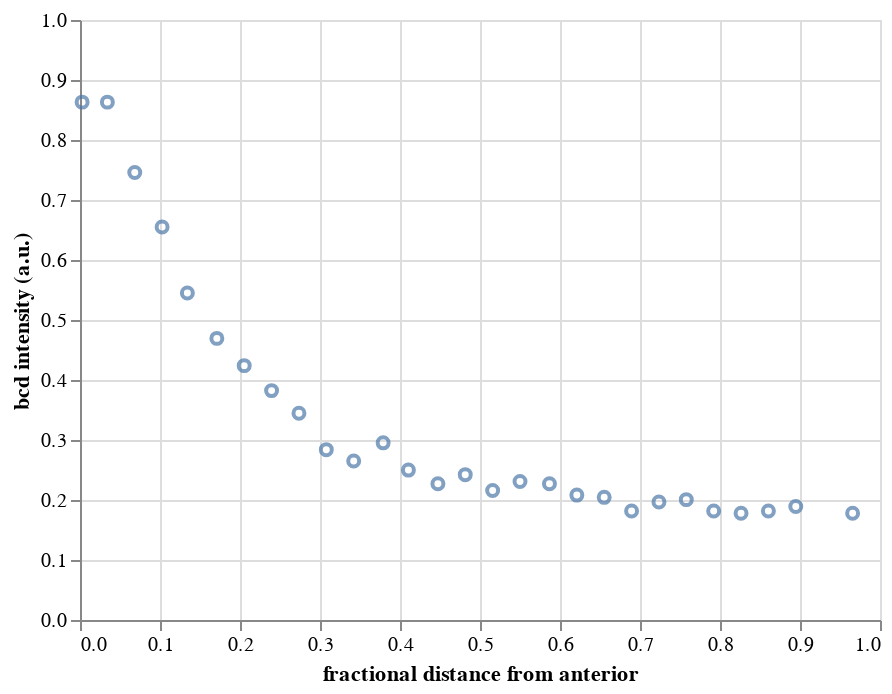

Here is the notebook cell this chart was saved with:
### Code cell
dots

### Figure 1 — Vega-Lite specification as saved in the notebook (floating-point values rounded to 4 significant figures)
{"$schema": "https://vega.github.io/schema/vega-lite/v2.4.3.json", "config": {"view": {"height": 300, "width": 400}}, "data": {"values": [{"bcd": 0.8631, "fractional distance from anterior": 0.002645}, {"bcd": 0.8631, "fractional distance from anterior": 0.03422}, {"bcd": 0.7457, "fractional distance from anterior": 0.06845}, {"bcd": 0.6549, "fractional distance from anterior": 0.1026}, {"bcd": 0.5451, "fractional distance from anterior": 0.1342}, {"bcd": 0.4694, "fractional distance from anterior": 0.1711}, {"bcd": 0.4239, "fractional distance from anterior": 0.2053}, {"bcd": 0.3823, "fractional distance from anterior": 0.2395}, {"bcd": 0.3444, "fractional distance from anterior": 0.2737}, {"bcd": 0.2839, "fractional distance from anterior": 0.3079}, {"bcd": 0.2649, "fractional distance from anterior": 0.3421}, {"bcd": 0.2953, "fractional distance from anterior": 0.3789}, {"bcd": 0.2498, "fractional distance from anterior": 0.4105}, {"bcd": 0.2271, "fractional distance from anterior": 0.4474}, {"bcd": 0.2422, "fractional distance from anterior": 0.4816}, {"bcd": 0.2158, "fractional distance from anterior": 0.5158}, {"bcd": 0.2309, "fractional distance from anterior": 0.55}, {"bcd": 0.2271, "fractional distance from anterior": 0.5868}, {"bcd": 0.2082, "fractional distance from anterior": 0.6211}, {"bcd": 0.2044, "fractional distance from anterior": 0.6552}, {"bcd": 0.1817, "fractional distance from anterior": 0.6895}, {"bcd": 0.1968, "fractional distance from anterior": 0.7237}, {"bcd": 0.2006, "fractional distance from anterior": 0.7579}, {"bcd": 0.1817, "fractional distance from anterior": 0.7921}, {"bcd": 0.1779, "fractional distance from anterior": 0.8263}, {"bcd": 0.1817, "fractional distance from anterior": 0.8605}, {"bcd": 0.1893, "fractional distance from anterior": 0.8947}, {"bcd": 0.1779, "fractional distance from anterior": 0.9658}]}, "encoding": {"x": {"field": "fractional distance from anterior", "type": "quantitative"}, "y": {"field": "bcd", "scale": {"domain": [0, 1]}, "title": "bcd intensity (a.u.)", "type": "quantitative"}}, "mark": "point"}
